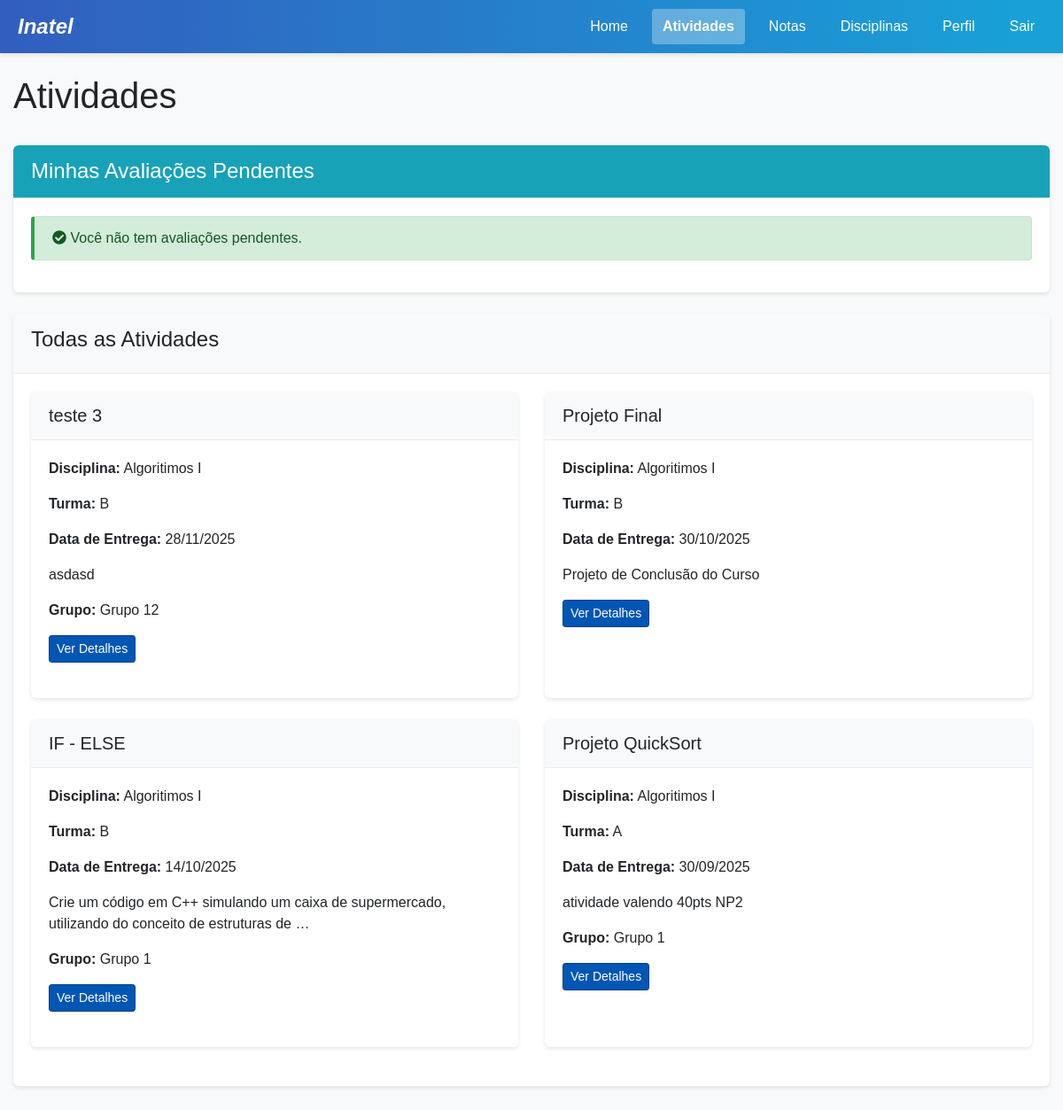
Before: /atividades/ (signed in) with the older database file.
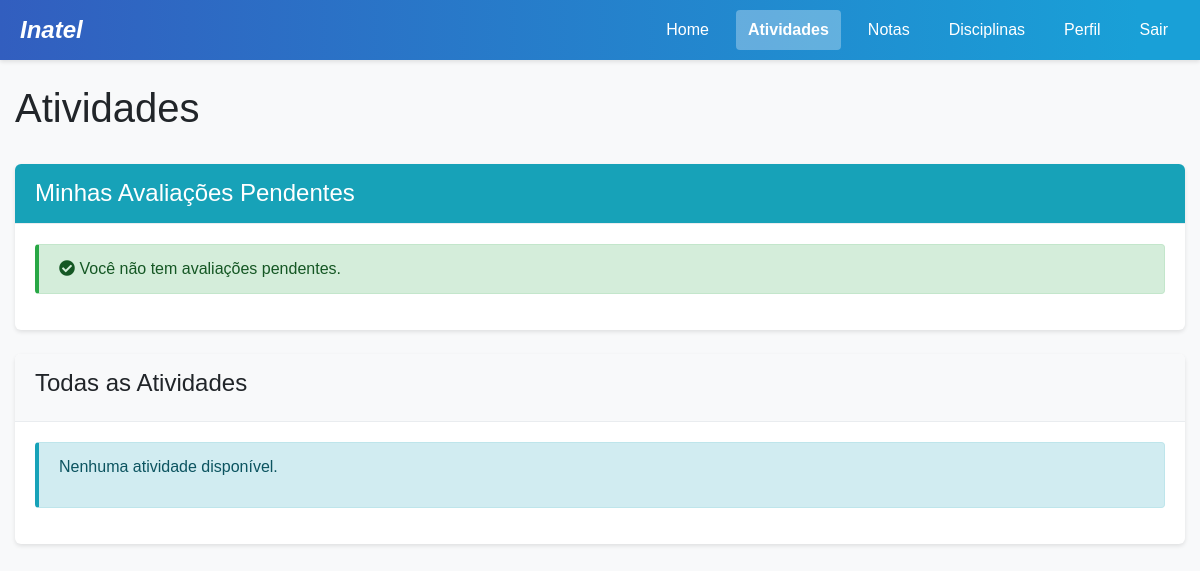
After: the same page with the newer database file.
### project/models.py (models this page shows, shortened)
class Atividade(models.Model):
    id = models.AutoField(primary_key=True)
    titulo = models.CharField(max_length=100)
    descricao = models.TextField()
    dataEntrega = models.DateField()
    turma = models.ForeignKey(Turma, on_delete=models.CASCADE, related_name='atividades')
    competencias = models.ManyToManyField('Competencia', related_name='atividades', blank=True)

class Turma(models.Model):
    id = models.AutoField(primary_key=True)
    codigo = models.CharField(max_length=20)  # e.g. "A", "B", "C"
    disciplina = models.ForeignKey(Disciplina, on_delete=models.CASCADE, related_name='turmas')
    professor = models.ForeignKey(Professor, on_delete=models.CASCADE, related_name='turmas')
    semestre = models.ForeignKey(Semestre, on_delete=models.CASCADE, related_name='turmas')

class Disciplina(models.Model):
    id = models.AutoField(primary_key=True)
    nome = models.CharField(max_length=100)
    codigo = models.CharField(max_length=20)
    curso = models.ForeignKey(Curso, on_delete=models.CASCADE, related_name='disciplinas')

class Grupo(models.Model):
    id = models.AutoField(primary_key=True)
    nome = models.CharField(max_length=100)
    atividade = models.ForeignKey(Atividade, on_delete=models.CASCADE, related_name='grupos')
    alunos = models.ManyToManyField(Aluno, related_name='grupos')

### project/views.py (the view)
    def wrapper(request, *args, **kwargs):
        if "user_type" not in request.session or "user_id" not in request.session:
            messages.error(
                request, "Você precisa estar logado para acessar esta página."
            )
            return redirect("login")
        user_type = request.session["user_type"]
        user_id = request.session["user_id"]
        try:
            if user_type == "aluno":
                Aluno.objects.get(idAluno=user_id)
            elif user_type == "professor":
                Professor.objects.get(idProfessor=user_id)
            elif user_type == "coordenador":
                Coordenador.objects.get(id=user_id)
            elif user_type == "admin":
                from .models import Admin
                Admin.objects.get(id=user_id)
            else:
                messages.error(request, "Tipo de usuário não reconhecido.")
                request.session.flush()
                return redirect("login")
        except Exception:
            messages.error(
                request,
                "Sua sessão expirou ou é inválida. Por favor, faça login novamente.",
            )
            request.session.flush()
            return redirect("login")
        return view_func(request, *args, **kwargs)

### project/context_processors.py (called while the page is built)
def user_data(request):
    context = {
        'user_type': request.session.get('user_type'),
        'user_id': request.session.get('user_id'),
        'username': request.session.get('username'),
    }
    if 'user_type' in request.session:
        notificacoes = obter_notificacoes_usuario(request)
        context['notificacoes_nao_lidas'] = notificacoes.filter(lida=False)
        context['notificacoes_count'] = context['notificacoes_nao_lidas'].count()
    return context

### project/utils.py (called while the page is built)
def obter_notificacoes_usuario(request):
    from .models import Notificacao, Aluno, Professor, Coordenador, Admin
    user_type = request.session.get('user_type')
    user_id = request.session.get('user_id')
    if not user_type or not user_id:
        return Notificacao.objects.none()
    if user_type == 'aluno':
        return Notificacao.objects.filter(aluno_id=user_id)
    elif user_type == 'professor':
        return Notificacao.objects.filter(professor_id=user_id)
    elif user_type == 'coordenador':
        return Notificacao.objects.filter(coordenador_id=user_id)
    elif user_type == 'admin':
        return Notificacao.objects.filter(admin_id=user_id)
    return Notificacao.objects.none()

### project/templates/atividades.html (shortened to what this page needs)
<!DOCTYPE html>
<html lang="pt-br">
<head>
    {% load static %}
    <link rel="stylesheet" href="https://stackpath.bootstrapcdn.com/bootstrap/4.5.2/css/bootstrap.min.css">
    <link rel="stylesheet" href="{% static 'css/main.css' %}">
    <link rel="stylesheet" href="https://cdnjs.cloudflare.com/ajax/libs/font-awesome/5.15.3/css/all.min.css">
</head>
<body>
    {% include '_header.html' %}
    <div class="container mt-4">
        <div class="d-flex justify-content-between align-items-center mb-4">
            <h1>Atividades</h1>
        </div>
        {% if user_type == 'aluno' %}
            <div class="card mb-4">
                <div class="card-header bg-info text-white">
                    <h4 class="mb-0">Minhas Avaliações Pendentes</h4>
                </div>
                <div class="card-body">
                    {% if pending_activities %}
                        <ul class="list-group">
                            {% for atividade in pending_activities %}
                                <li class="list-group-item d-flex justify-content-between align-items-center">
                                    <div>
                                        <a href="{% url 'atividade_detalhe' atividade.id %}">
                                            {{ atividade.titulo }} - {{ atividade.turma.disciplina.nome }} ({{ atividade.turma.codigo }})
                                        </a>
                                        <div class="small text-muted">Grupo: {{ atividade.grupo.nome }}</div>
                                    </div>
                                    <span class="badge badge-primary">Entrega: {{ atividade.dataEntrega }}</span>
                                </li>
                            {% endfor %}
                        </ul>
                    {% else %}
                        <div class="alert alert-success">
                            <i class="fas fa-check-circle"></i> Você não tem avaliações pendentes.
                        </div>
                    {% endif %}
                </div>
            </div>
        {% endif %}
        <div class="card">
            <div class="card-header">
                <h4>Todas as Atividades</h4>
            </div>
            <div class="card-body">
                {% if atividades %}
                    <div class="row">
                        {% for atividade in atividades %}
                            <div class="col-md-6 mb-4">
                                <div class="card h-100">
                                    <div class="card-header d-flex justify-content-between align-items-center">
                                        <h5 class="mb-0">{{ atividade.titulo }}</h5>
                                    </div>
                                    <div class="card-body">
                                        <p><strong>Disciplina:</strong> {{ atividade.turma.disciplina.nome }}</p>
                                        <p><strong>Turma:</strong> {{ atividade.turma.codigo }}</p>
                                        <p><strong>Data de Entrega:</strong> {{ atividade.dataEntrega|date:"d/m/Y" }}</p>
                                        <p>{{ atividade.descricao|truncatechars:100 }}</p>
                                        {% if user_type == 'aluno' and atividade.grupo %}
                                            <p><strong>Grupo:</strong> {{ atividade.grupo.nome }}</p>
                                        {% endif %}
                                        <a href="{% url 'atividade_detalhe' atividade.id %}" class="btn btn-primary btn-sm">
                                            Ver Detalhes
                                        </a>
                                    </div>
                                </div>
                            </div>
                        {% endfor %}
                    </div>
                {% else %}
                    <div class="alert alert-info">
                        <p>Nenhuma atividade disponível.</p>
                    </div>
                {% endif %}
            </div>
        </div>
    </div>
</body>
</html>

Changed rows visible on the page:
removed Atividade: titulo "teste 3", turma.disciplina.nome "Algoritimos I", turma.codigo "B", dataEntrega "28/11/2025", descricao "asdasd", grupo.nome "Grupo 12"
removed Atividade: titulo "Projeto Final", turma.disciplina.nome "Algoritimos I", turma.codigo "B", dataEntrega "30/10/2025", descricao "Projeto de Conclusão do Curso"
removed Atividade: titulo "IF - ELSE", turma.disciplina.nome "Algoritimos I", turma.codigo "B", dataEntrega "14/10/2025", descricao "Crie um código em C++ simulando um caixa de supermercado, utilizando do conceito de estruturas de …", grupo.nome "Grupo 1"
removed Atividade: titulo "Projeto QuickSort", turma.disciplina.nome "Algoritimos I", turma.codigo "A", dataEntrega "30/09/2025", descricao "atividade valendo 40pts NP2", grupo.nome "Grupo 1"
Other visible differences:
text now shown: "Nenhuma atividade disponível."
